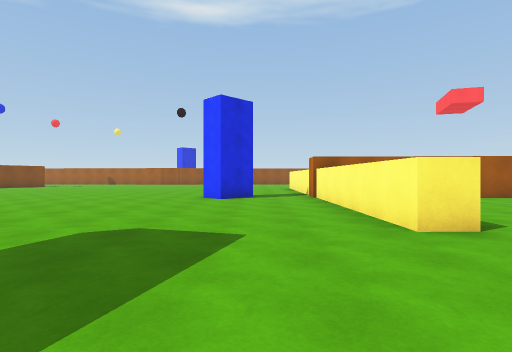
[1] (above)

24 first-person views from a walk through a 3-D level made in the Unity game engine. The camera is 1.3 m above the floor, looks level and sees 80° across. The floor is counted in squares, 2 m on a side. Each view is taken from the middle of a square. On the plan, view 1 faces up. The plan holds only what a view shows up to about 10 squares ahead; the rest is blank. The place goes on beyond the plan. The player is left out.

[2]
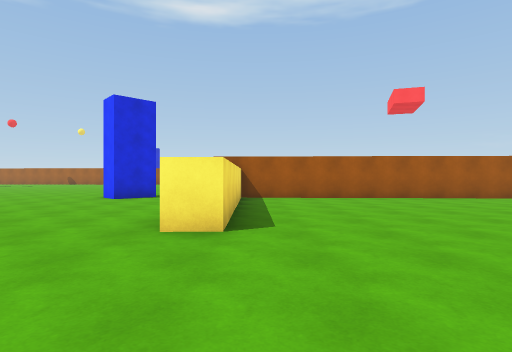

[3]
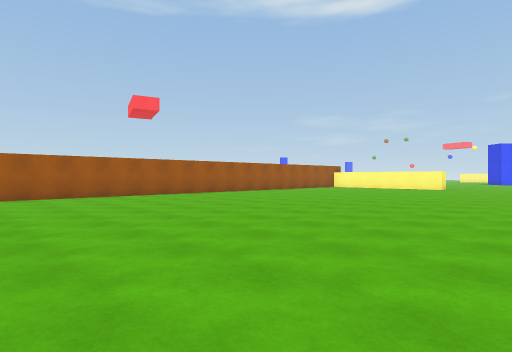

[4]
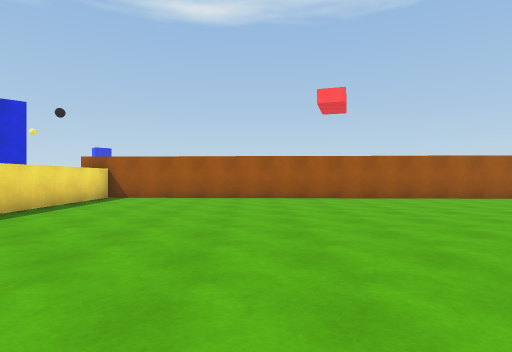

[5]
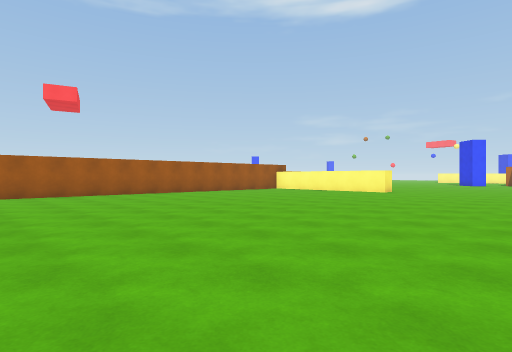

[6]
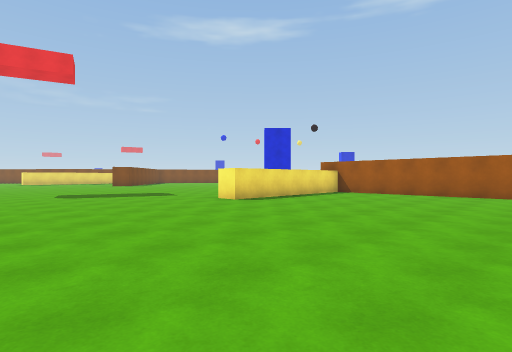

[7]
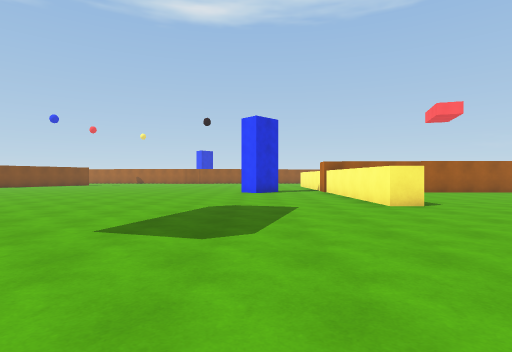

[8]
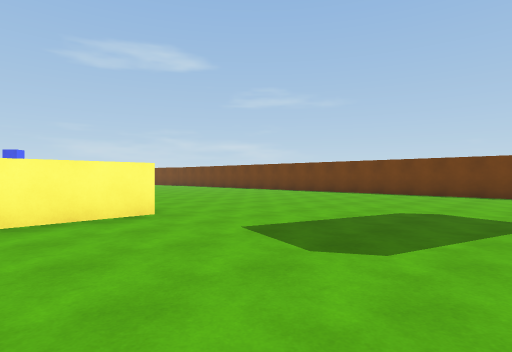

[9]
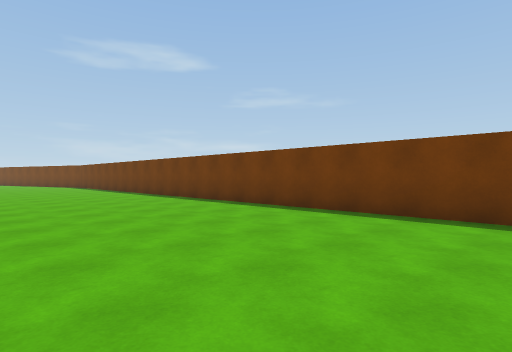

[10]
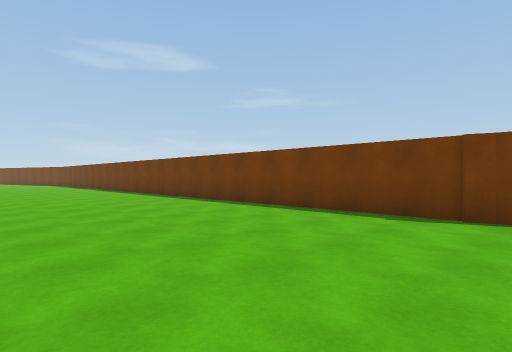

[11]
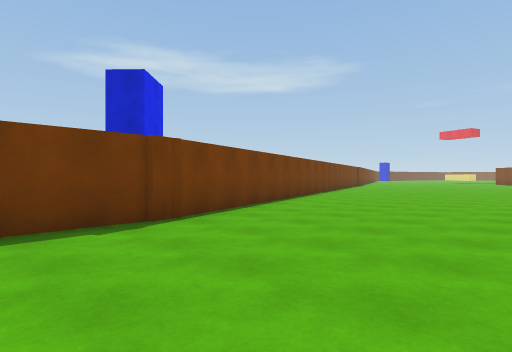

[12]
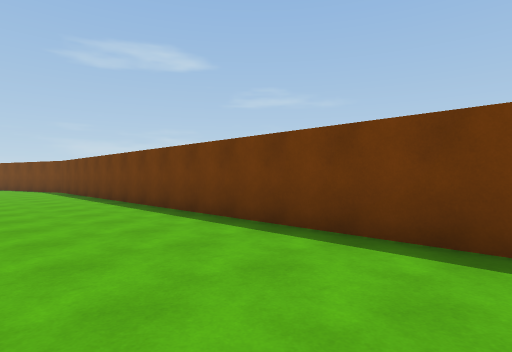

[13]
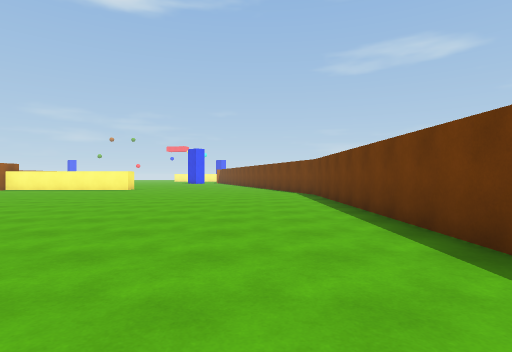

[14]
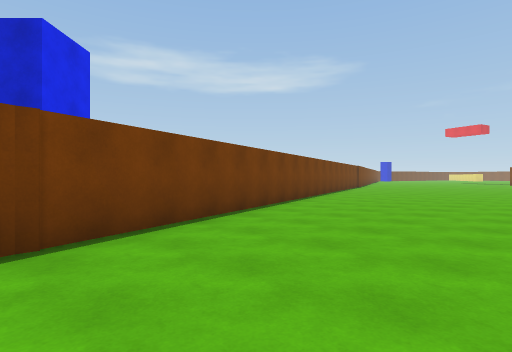

[15]
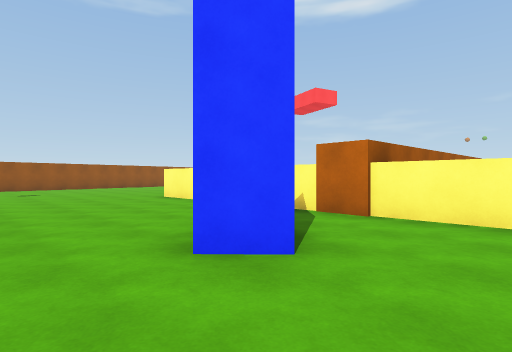

[16]
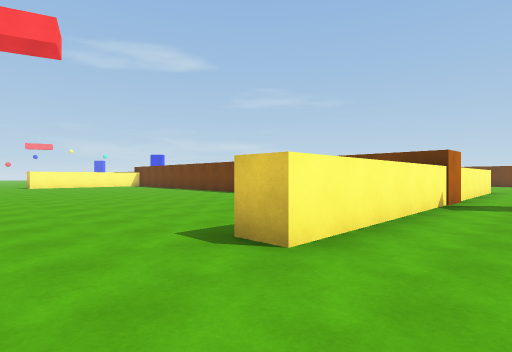

[17]
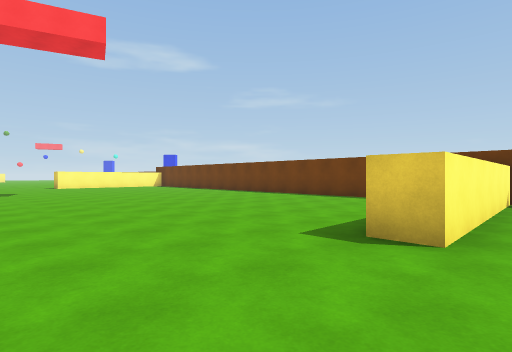

[18]
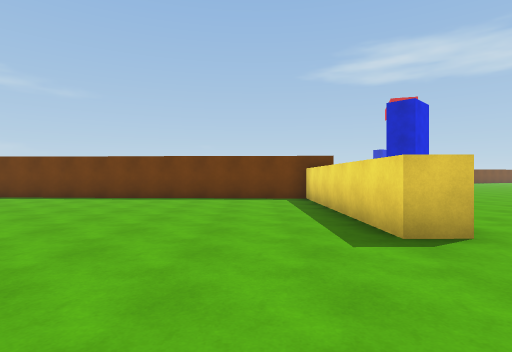

[19]
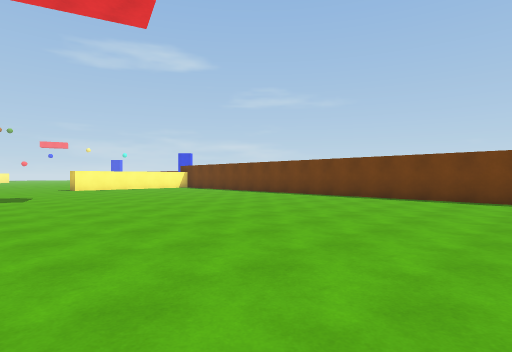

[20]
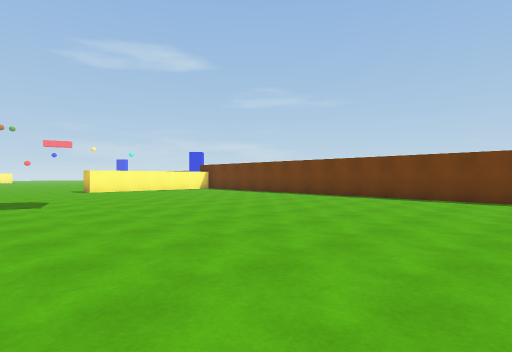

[21]
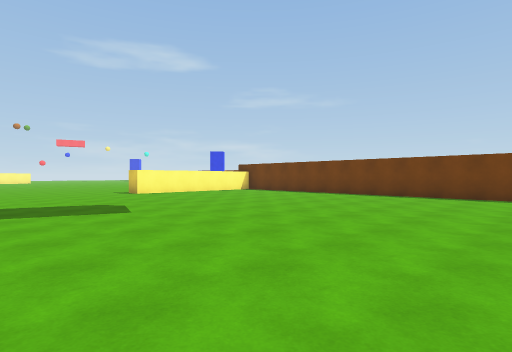

[22]
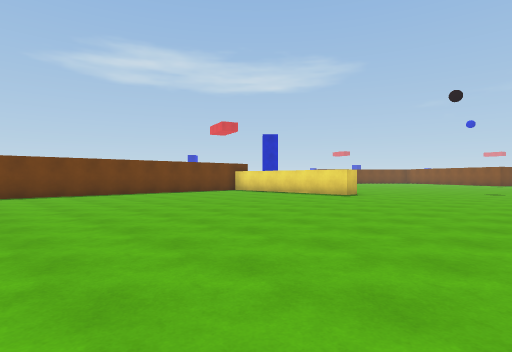

[23]
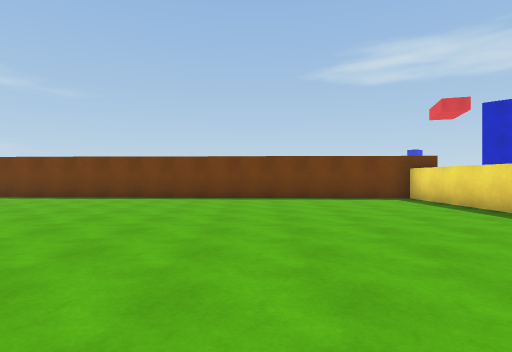

[24]
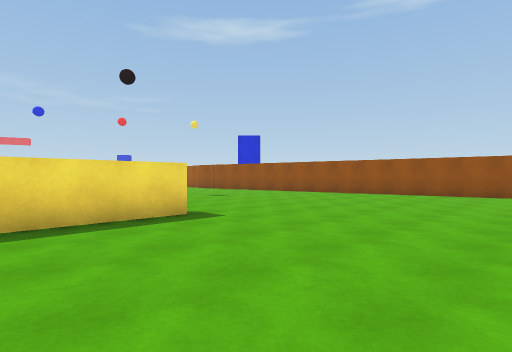

### Floor plan
Points are (right, up) in squares from view 1. A wall is a line through its corners. A room is listed if a view was taken in it or the views show most of it. See-through windows are left out.
Room 1 (views 1, 2, 3, 4, 5, 6, 7, 8, 9, 10, 11, 12, 13, 14, 15, 16, 17, 18, 19, 20, 21, 22, 23, 24)
walls: (0, 9.5) (-1, 8.6) (-1.6, 9.2); (-6.6, -5.2) (13.6, -5.1); (13.6, 8.7) (2.6, 9.2) (2.6, 3.6) (1.9, 3.6) (1.7, 15.8) (2.5, 15.8) (2.5, 10.2) (13.5, 9.7); (6.1, 24.4) (3.9, 24.1); (-14.4, -7.7) (-6, -5.1)

Positions as (right, up) in squares from view 1, and headings:
1: (0, 0), facing up
2: (3, 0), facing up
3: (3, -1), facing up-right
4: (7, 0), facing up
5: (7, -2), facing up-right
6: (9, -2), facing up-left
7: (-1, -3), facing up
8: (-3, 6), facing down-right
9: (-3, 0), facing down-right
10: (-7, 0), facing down-right
11: (-4, -1), facing down-left
12: (2, -2), facing down-right
13: (5, -3), facing right
14: (-6, -2), facing down-left
15: (-3, 7), facing up-right
16: (0, 18), facing down-right
17: (1, 19), facing down-right
18: (4, 19), facing down
19: (4, 19), facing down-right
20: (6, 19), facing down-right
21: (8, 20), facing down-right
22: (12, 21), facing down-left
23: (7, 19), facing down
24: (7, 13), facing up-left
